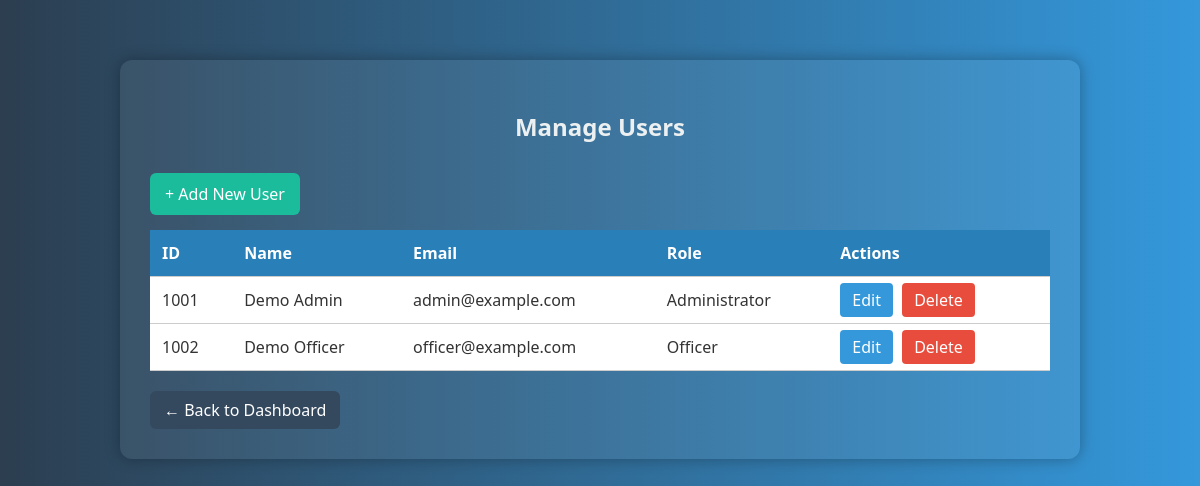
The page /admin/manage_users.php (signed in) on the database its author committed.
### tables this page shows
CREATE TABLE `users` (
  `user_id` int(11) NOT NULL AUTO_INCREMENT,
  `name` varchar(100) NOT NULL,
  `email` varchar(100) NOT NULL,
  `password` varchar(255) NOT NULL,
  `role` enum('Officer','Administrator') NOT NULL,
  PRIMARY KEY (`user_id`),
  UNIQUE KEY `email` (`email`)
);

### admin/manage_users.php (the view, shortened to what this page needs)
<?php
include '../db_connect.php';
$result = $conn->query("SELECT user_id, name, email, role FROM users ORDER BY user_id ASC");
?>
<!DOCTYPE html>
<html lang="en">
<head>
</head>
<body>
    <div class="container">
        <h2>Manage Users</h2>
        <a href="add_user.php" class="add-button">+ Add New User</a>
        <table>
            <tr>
                <th>ID</th>
                <th>Name</th>
                <th>Email</th>
                <th>Role</th>
                <th>Actions</th>
            </tr>
            <?php while ($row = $result->fetch_assoc()): ?>
                <tr>
                    <td><?= htmlspecialchars($row['user_id']) ?></td>
                    <td><?= htmlspecialchars($row['name']) ?></td>
                    <td><?= htmlspecialchars($row['email']) ?></td>
                    <td><?= htmlspecialchars($row['role']) ?></td>
                    <td>
                        <a class="action-btn edit-btn" href="edit_user.php?id=<?= $row['user_id'] ?>">Edit</a>
                        <a class="action-btn delete-btn" href="manage_users.php?delete=<?= $row['user_id'] ?>" onclick="return confirm('Are you sure you want to delete this user?');">Delete</a>
                    </td>
                </tr>
            <?php endwhile; ?>
        </table>
        <a class="back-btn" href="admin_dashboard.php">← Back to Dashboard</a>
    </div>
</body>
</html>

### admin/manage_users.php (style rules this page uses)
body { margin: 0; font-family: 'Segoe UI', sans-serif; background: linear-gradient(to right, #2c3e50, #3498db); color: #fff; }
.container { max-width: 900px; margin: 60px auto; background: #ffffff10; padding: 30px; border-radius: 12px; box-shadow: 0 0 15px rgba(0,0,0,0.3); }
h2 { text-align: center; margin-bottom: 30px; color: #ecf0f1; }
.add-button { display: inline-block; padding: 10px 15px; background-color: #1abc9c; color: white; text-decoration: none; border-radius: 6px; margin-bottom: 15px; }
table { width: 100%; border-collapse: collapse; background: white; color: #333; }
th, td { padding: 12px; text-align: left; border-bottom: 1px solid #ccc; }
th { background: #2980b9; color: white; }
a.action-btn { padding: 6px 12px; border-radius: 4px; color: white; text-decoration: none; margin-right: 5px; }
.edit-btn { background-color: #3498db; }
.delete-btn { background-color: #e74c3c; }
.back-btn { display: inline-block; margin-top: 20px; text-decoration: none; padding: 8px 14px; background-color: #34495e; color: white; border-radius: 6px; }

### rows shown on the page
users: user_id "1001", name "Demo Admin", email "admin@example.com", role "Administrator"
users: user_id "1002", name "Demo Officer", email "officer@example.com", role "Officer"
